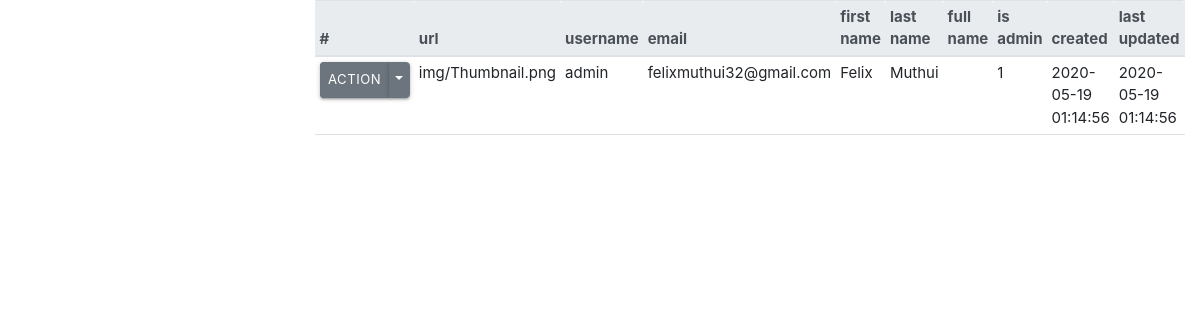
Page /public_html/admin/manage_accounts.php on the committed database.
### tables this page shows
CREATE TABLE IF NOT EXISTS `users` ( 
`id` INT(11) auto_increment ,
`url` VARCHAR(250) NULL ,
`username` VARCHAR(60) NULL , 
`email` VARCHAR(60) NOT NULL , 
`firstName` VARCHAR(60) NULL ,
`lastName` VARCHAR(60) NULL ,
`fullName` VARCHAR(60) NULL,
`isAdmin` BOOLEAN NULL ,
`passwordHash` VARCHAR(65) NOT NULL ,
`created` DATETIME NULL ,
`lastUpdated` TIMESTAMP NOT NULL DEFAULT CURRENT_TIMESTAMP ,
`expiryDate` DATETIME NULL, 
 PRIMARY KEY (`id`)
 );

### src/database/DatabaseConnection.php (called while the page is built, shortened)
<?php
class DatabaseConnection
{
    private $APP_DB_NAME = 'cat2';
    public function get_db_connection()
    {
        $mysqli = new \mysqli('127.0.0.1', "root", "", $this->APP_DB_NAME, 3306);
        return  $mysqli;
    }
}

### src/Repository.php (called while the page is built, shortened)
<?php
class Repository
{
    private $db;
    public function __construct()
    {
      $mysqli = new DatabaseConnection();
      $this->db = $mysqli->get_db_connection();
    }
    public function find_all_users()
    {
        $result = array(
            "status"  => "",
            "body"    => array(
                "user" => array(),
                "count"  => 0
            ),
            "error"   => array()
        );
        $stmt = $this->db->prepare("SELECT * FROM users");
        if (!$stmt->execute()) {
            trigger_error("Execute failed: (" . $stmt->errno . ") " . $stmt->error,
                E_CORE_ERROR);
            $result["error"] = $stmt->error;
        }
        $res = $stmt->get_result();
        if ($res->num_rows > 0){
            $result["status"] = $res->num_rows." users found";
            $result['body']['count'] =  $res->num_rows;
            while($row = $res->fetch_assoc()){
              $user = array(
                  "id"            => $row["id"],
                  "url"           => $row["url"],
                  "username"      => $row["username"],
                  "email"         => $row["email"],
                  "first_name"     => $row["firstName"],
                  "last_name"     => $row["lastName"],
                  "full_name"     => $row["fullName"],
                  "is_admin"      => ($row["isAdmin"]) ? true : false,
                  "password"      => $row["passwordHash"],
                  "created"       => $row["created"],
                  "last_updated"  => $row["lastUpdated"],
              );
              array_push($result["body"]["user"], $user);
            }
        }  else {
            $result['body'] = null;
            $result['status'] = "No users signed up. ";
        }
        return $result;
    }
}

### public_html/admin/manage_accounts.php (the view, shortened to what this page needs)
<?php
$repository = new Repository();
$users =  $repository->find_all_users()['body']['user'];
?>
<!DOCTYPE html>
<html lang="en">
<head>
    <link href="../res/vendor/materialize/css/materialize.css" rel="stylesheet" media="screen,projection">
    <link href="../res/vendor/bootstrap/css/bootstrap.min.css" rel="stylesheet" media="screen,projection">
    <link href="../res/vendor/fontawesome/css/fontawesome.min.css" rel="stylesheet" media="screen,projection">
    <link href="../res/css/main.css" rel="stylesheet" media="screen,projection">
</head>
<body>
<main>
    <div class="container">
        <table class="table table-sm table-hover table-responsive">
            <thead class="thead-light">
            <tr>
                <th scope="col">#</th>
                <th scope="col">url</th>
                <th scope="col">username</th>
                <th scope="col">email</th>
                <th scope="col">first name</th>
                <th scope="col">last name</th>
                <th scope="col">full name</th>
                <th scope="col">is admin</th>
                <th scope="col">created</th>
                <th scope="col">last updated</th>
            </tr>
            </thead>
            <tbody>
            <?php foreach ($users as $arr) { ?>
            <tr>
                <th scope="row">
                    <div class="btn-group">
                        <button type="button" class="btn btn-secondary btn-sm">Action</button>
                        <button type="button" class="btn btn-secondary dropdown-toggle
                        dropdown-toggle-split" data-toggle="dropdown" aria-haspopup="true" aria-expanded="false">
                        </button>
                    </div>
                </th>
                <td><?php echo $arr['url'] ?></td>
                <td><?php echo $arr['username'] ?></td>
                <td><?php echo $arr['email'] ?></td>
                <td><?php echo $arr['first_name'] ?></td>
                <td><?php echo $arr['last_name'] ?></td>
                <td><?php echo $arr['full_name'] ?></td>
                <td><?php echo $arr['is_admin'] ?></td>
                <td><?php echo $arr['created'] ?></td>
                <td><?php echo $arr['last_updated'] ?></td>
            </tr>
            <?php } ?>
            </tbody>
        </table>
    </div>
</main>
</body>
</html>

### public_html/admin/manage_accounts.php (style rules this page uses)
header, main, footer { padding-left: 300px; }

### rows in the picture
users: url "img/Thumbnail.png", username "admin", email "felixmuthui32@gmail.com", firstName "Felix", lastName "Muthui", isAdmin "1", created "2020-05-19 01:14:56", lastUpdated "2020-05-19 01:14:56"
